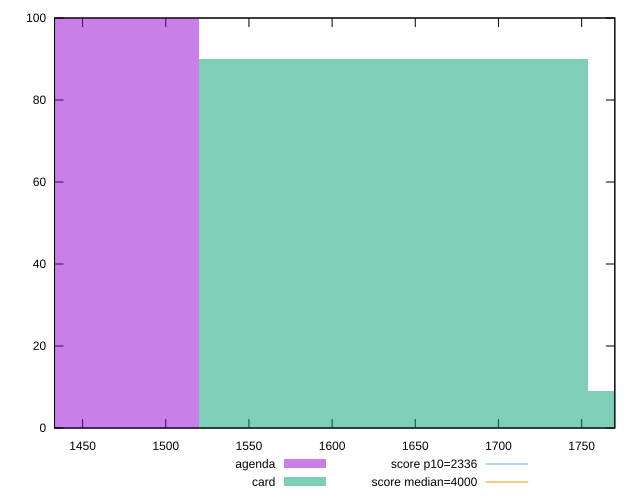

The gnuplot source for this figure:
reset

$agenda <<EOF
1403.0927572590736 100
EOF

$card <<EOF
1636.9415501355857 90
1870.790343012098 9
EOF

set key outside below
set boxwidth 233.84879287651225
set xrange [1433.139:1769.9472]
set yrange [0:100]
set trange [0:100]
set style fill transparent solid 0.5 noborder

set parametric
set terminal svg size 640, 500 enhanced background rgb 'white'
set output "reports/report_00030_2021-02-24T20-42-31.540Z/first-meaningful-paint/comparison/histogram/1_vs_2.svg"

plot $agenda title "agenda" with boxes, \
     $card title "card" with boxes, \
     2336,t title "score p10=2336", \
     4000,t title "score median=4000"

reset
